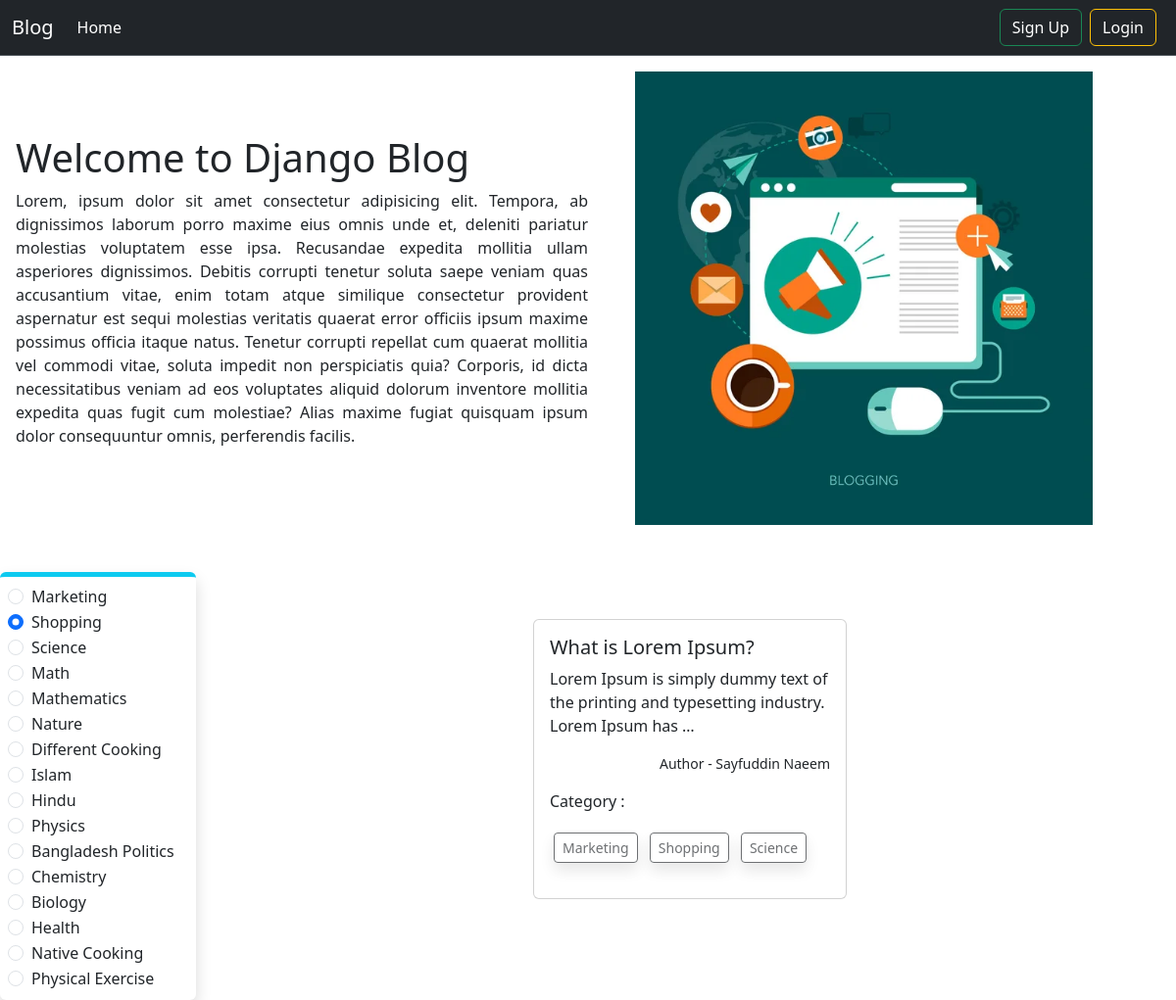
Screenshot of /category/shopping/ with the database file from the repository.
### categories/models.py (models this page shows, shortened)
class Category(models.Model):
    name = models.CharField(max_length=100)
    slug = models.SlugField(max_length=100, unique=True, null=True, blank=True)

### posts/models.py (models this page shows, shortened)
class Post(models.Model):
    title = models.CharField(max_length=50)
    content = models.TextField()
    category = models.ManyToManyField(Category)
    author = models.ForeignKey(User, on_delete= models.CASCADE)

### blog_project/views.py (the view)
# urls.py: 2. Add a URL to urlpatterns:  path('', views.home, name='home')
def home(request, category_slug = None):
    data = Post.objects.all()
    categories = Category.objects.all()
    category = None
    if category_slug:
        category = get_object_or_404(Category, slug = category_slug)
        data = Post.objects.filter(category=category)
    return render(request, 'home.html', {'data' : data, 'category' : categories, 'slCat' : category})

### templates/home.html (shortened to what this page needs)
{% extends "base.html" %}
{% load static  %}
{% load crispy_forms_tags %}
{% block content %}
<div class="d-flex flex-wrap justify-content-evenly align-items-center px-3 pt-3">
  <div class="col-6">
    <h1>Welcome to Django Blog</h1>
    <p style='text-align: justify;'>
      Lorem, ipsum dolor sit amet consectetur adipisicing elit. Tempora, ab dignissimos laborum porro maxime eius omnis unde et, deleniti pariatur molestias voluptatem esse ipsa. Recusandae expedita mollitia ullam asperiores dignissimos. Debitis corrupti tenetur soluta saepe veniam quas accusantium vitae, enim totam atque similique consectetur provident aspernatur est sequi molestias veritatis quaerat error officiis ipsum maxime possimus officia itaque natus. Tenetur corrupti repellat cum quaerat mollitia vel commodi vitae, soluta impedit non perspiciatis quia? Corporis, id dicta necessitatibus veniam ad eos voluptates aliquid dolorum inventore mollitia expedita quas fugit cum molestiae? Alias maxime fugiat quisquam ipsum dolor consequuntur omnis, perferendis facilis.
    </p>
  </div>
  <div class="col-6">
    <img src="{% static 'header.jpg' %}" alt="" style="width: 80%;" class="ms-5">
  </div>
</div>
  <div class="d-flex flex-wrap">
    <div class="card col-2 h-75 mt-5 p-2 border-5 border-start-0 border-end-0 border-bottom-0 border-info shadow">
      {% for cat in category %}
      <div class="form-check">
        <input
        class="form-check-input"
        type="radio"
        name="category"
        id="category-{{cat.id}}"
        {% if slCat and slCat.id == cat.id %} checked {% endif %}
        onclick="window.location.href='{% url 'category_wise_post' cat.slug %}'"
        />
        <label class="form-check-label" for="category-{{cat.id}}">
          {{cat.name}}
        </label>
      </div>
      {% endfor %}
    </div>
    <div class="col-10">
      <div class="d-flex flex-wrap justify-content-center my-5 ps-3 pt-5">
        {% for blog in data %}
        <div class="col-sm-4 col-lg-4 mb-3">
          <div class="card me-2">
            <div class="card-body">
              <h5 class="card-title">{{blog.title}}</h5>
              <p class="card-text">{{ blog.content | truncatewords:15 }}</p>
              <small class="d-block text-end mb-3">Author - {{blog.author.first_name}} {{blog.author.last_name}} </small>
              <p>
                Category :
                <p>
                  {% for cat in blog.category.all %}
                    <button class="btn btn-sm shadow m-1" disabled>{{cat.name}}</button>
                  {% endfor %}
                </p>
              </p>
            </div>
          </div>
        </div>
        {% endfor %}
      </div>
    </div>
  </div>
{% endblock content %}

### rows the page displays
Category: category "☐ Marketing", name "Marketing"
Category: category "☑ Shopping", name "Shopping"
Category: category "☐ Science", name "Science"
Category: category "☐ Math", name "Math"
Category: category "☐ Mathematics", name "Mathematics"
Category: category "☐ Nature", name "Nature"
Category: category "☐ Different Cooking", name "Different Cooking"
Category: category "☐ Islam", name "Islam"
Category: category "☐ Hindu", name "Hindu"
Category: category "☐ Physics", name "Physics"
Category: category "☐ Bangladesh Politics", name "Bangladesh Politics"
Category: category "☐ Chemistry", name "Chemistry"
Category: category "☐ Biology", name "Biology"
Category: category "☐ Health", name "Health"
Category: category "☐ Native Cooking", name "Native Cooking"
Category: category "☐ Physical Exercise", name "Physical Exercise"
Post: title "What is Lorem Ipsum?", content "Lorem Ipsum is simply dummy text of the printing and typesetting industry. Lorem Ipsum has …", author.first_name "Sayfuddin", author.last_name "Naeem"
